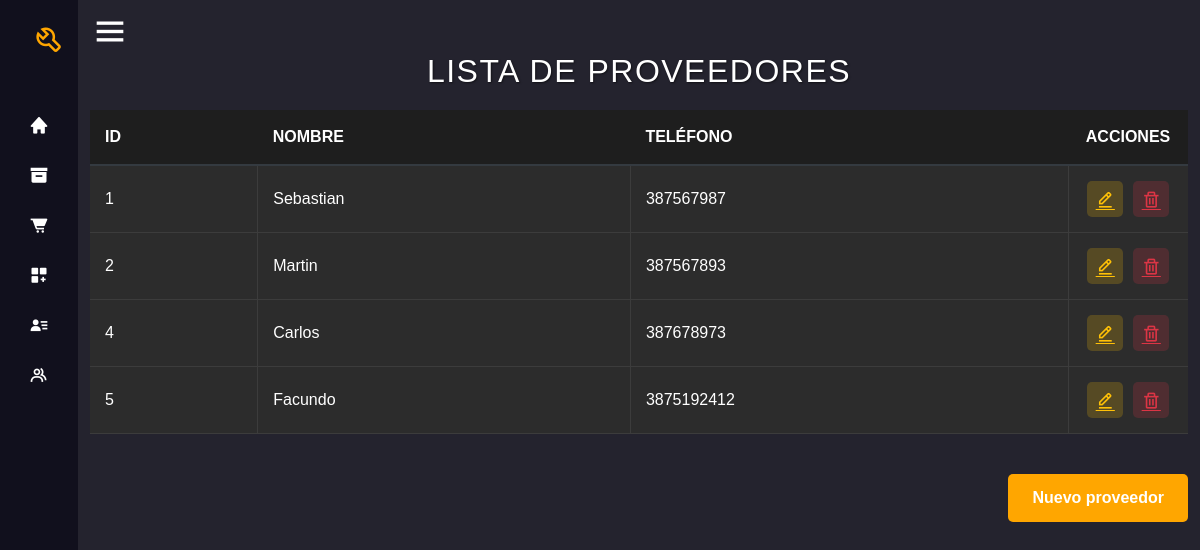
The app's page /proveedores_producto/ (signed in), older data.
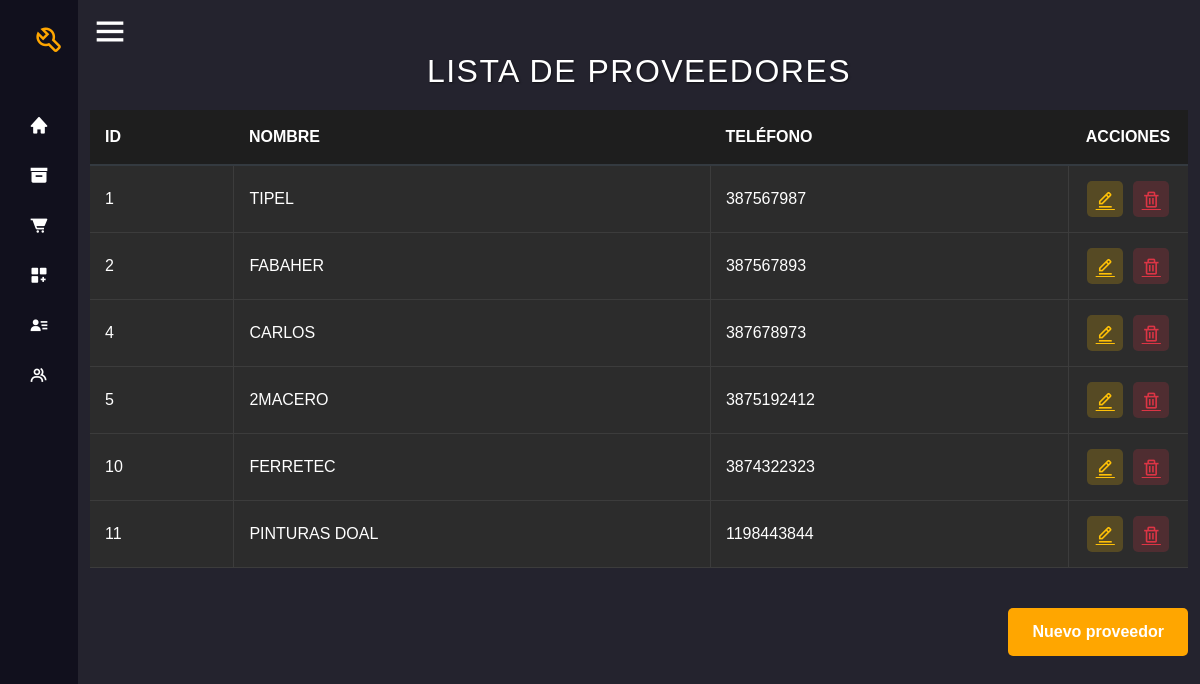
The same page, newer data.
### entidad/models.py (models this page shows, shortened)
class ProveedorProducto(models.Model):
    nombre= models.CharField(max_length=100)
    telefono= models.CharField(max_length=10)
    activo= models.BooleanField(default=True)
    class Meta:
        verbose_name = ("Proveedor de producto")
        verbose_name_plural = ("Proveedores de productos")

### entidad/views.py (the view)
# urls.py: path('proveedores_producto/', views.proveedores_productos, name="proveedores_productos"),
@login_required
def proveedores_productos(request):
    if not request.user.has_perm('entidad.view_proveedorproducto'):
        return redirect('permiso_denegado')
    prov_list = ProveedorProducto.objects.filter(activo=True)
    return render(request, "entidad/proveedores_productos.html", {'proveedores': prov_list})

### templates/entidad/proveedores_productos.html (shortened to what this page needs)
{% extends "base.html" %}
{% load static %}
{% block content %}
<html lang="es">
<head>
    <link rel="stylesheet" href="{% static 'css/proveedores_productos.css' %}">
    <link rel="stylesheet" href="https://cdn.datatables.net/2.1.8/css/dataTables.min.css">
</head>
<h1 class="h1-pueva">Lista de Proveedores</h1>
<table class="table-custom" id="tabla-proveedores">
    <thead>
        <tr>
            <th class="id-column">ID</th>
            <th class="nombre-column">NOMBRE</th>
            <th class="telefono-column">TELÉFONO</th>
            {% if perms.auth.add_user %}
            <th class="actions-column">ACCIONES</th>
            {% else %}
            <th class="actions-column" style="visibility: hidden; display: none;">ACCIONES</th>
            {% endif %}
        </tr>
    </thead>
    <tbody>
        {% for proveedor in proveedores %}
            <tr>
                <td>{{ proveedor.id }}</td>
                <td>{{ proveedor.nombre }}</td>
                <td>{{ proveedor.telefono }}</td>
                {% if perms.auth.add_user %}
                    <td>
                        <div class="actions-container">
                            <a href="{% url 'modificar_proveedor_producto' proveedor.id %}" class="action-btn edit-btn">
                                <i class='bx bx-edit-alt'></i>
                            </a>
                            <a href="{% url 'eliminar_proveedor_producto' proveedor.id %}" class="action-btn delete-btn">
                                <i class='bx bx-trash'></i>
                            </a>
                        </div>
                    </td>
                {% else %}
                    <td style="visibility: hidden; display: none;">&nbsp;</td>
                {% endif %}
            </tr>
        {% empty %}
            <tr>
                <td colspan="4">No hay proveedores disponibles.</td>
            </tr>
        {% endfor %}
    </tbody>
</table>
{% if perms.auth.add_user %}
<div class="btn-container">
    <a href="{% url 'nuevo_proveedor_producto' %}">
        <button class="btn-add-category" type="submit">Nuevo proveedor</button>
    </a>
</div>
{% endif %}
{% endblock %}

Row changes from the older to the newer data that the page shows:
changed ProveedorProducto id 1: nombre "Sebastian" → "TIPEL"
changed ProveedorProducto id 2: nombre "Martin" → "FABAHER"
changed ProveedorProducto id 4: nombre "Carlos" → "CARLOS"
changed ProveedorProducto id 5: nombre "Facundo" → "2MACERO"
added ProveedorProducto: id "10", nombre "FERRETEC", telefono "3874322323"
added ProveedorProducto: id "11", nombre "PINTURAS DOAL", telefono "1198443844"
